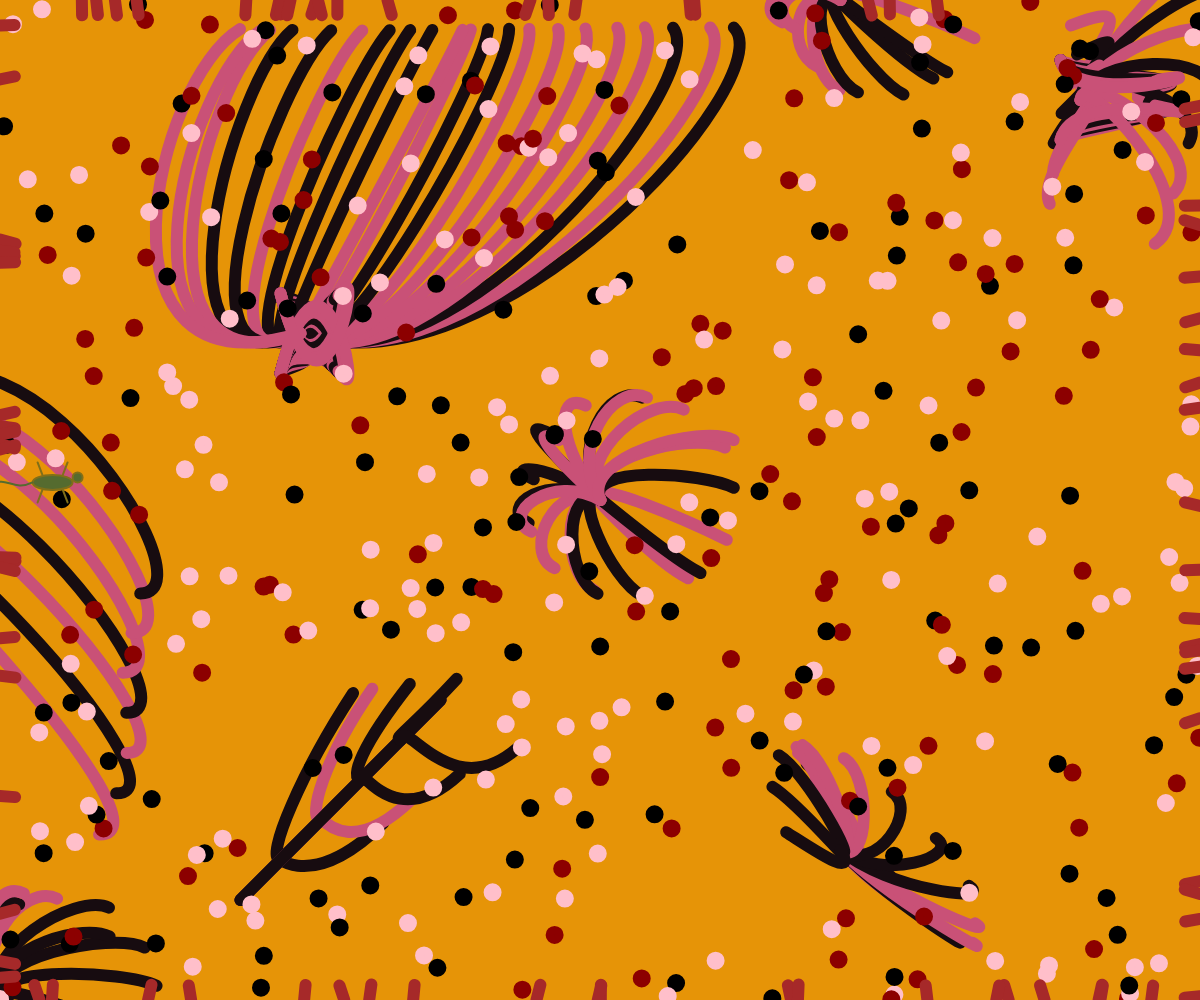
Frame 1 (no input)
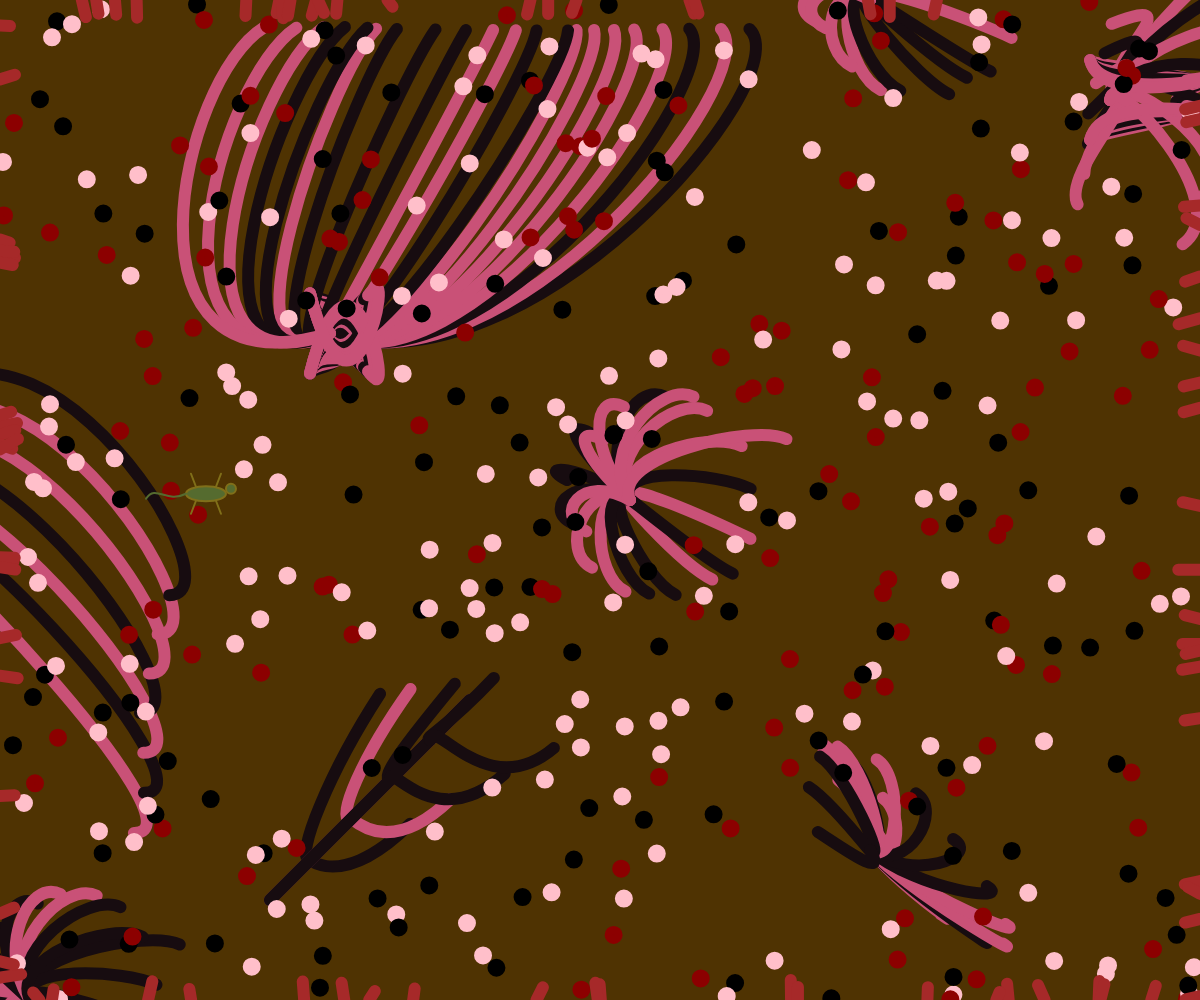
Frame 60 (no input)
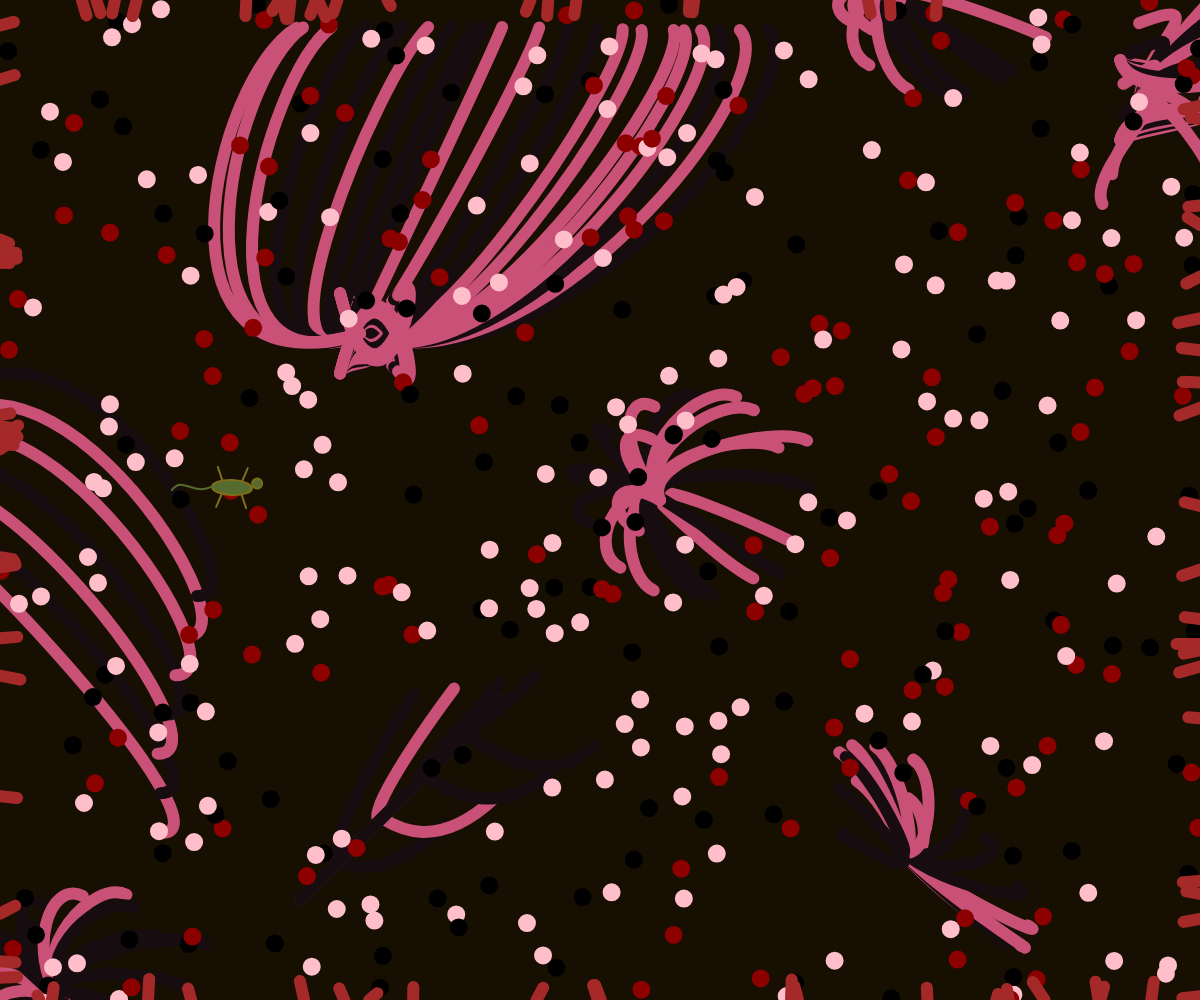
Frame 120 (the mouse pressed at the canvas centre since frame 60)

The p5.js sketch that drew these frames (run headless with seeded random() and noise() and a simulated clock; from frame 60 on, the mouse is pressed at the canvas centre):

// p5.js sketch
// ── sketch.js
let flowers =[];
let numFlowers =4;

let dots = [];
let numDots = 400

let colorB = 91;
let inc = -1;

let grasses = []
let grassNum = 60
//Initialise flower array
function initialiseFlowers() {
  // Clear the array
  flowers = []; 
  //To make the graphic form the imprssion of the orignial work
  flowers.push(new Flower(
        width/4, 
        height/3,
        22,
        0)); 
  flowers.push(new Flower(
      width/10*9, 
      height/10,
      8,
      1));
  // flowers.push(new Flower(
  //   width+75, 
  //   height/10*6,
  //   9,
  //   2));
  flowers.push(new Flower(
    width/2, 
    height/2,
    20,
    3));

  flowers.push(new Flower(
    (width/10)*7, 
    0,
    20,
    3));
  flowers.push(new Flower(
    0, 
    height,
    20,
    3));
  flowers.push(new Flower(
    width/10*7, 
    height/10*8.5,
      20,
      4));
  flowers.push(new Flower(
    width/5, 
    height/10*9,
    5,
    5));
  flowers.push(new Flower(
    -170, 
    height/2,
    8,
    6));
    if (width>1000 && height>1000){
    //if the canvsa too big, add more random flower
      for (let i = 0; i < numFlowers; i++) {
         let flower = new Flower(
          random(width), 
          random(height),
          floor(random(18,25)),
          floor(random(2,5)))
    flowers.push(flower); 
  }
    }
    

  // Instantiate all the flower objects with random values as outlined above
  // for (let i = 0; i < numFlowers; i++) {
  //   let flower = new Flower(
  //     random(width), 
  //     random(height),
  //     floor(random(1,20)),
  //     floor(random(7)))
  //   flowers.push(flower); 
  // }
}
// Instantiate all the dots objects
function initialiseDots() {
  dots = []; //if the canvsa too big, add more dots
  if (width>1000 && height>1000){

    numDots +=300
  }
  for (let i = 0; i < numDots; i++) {
    let dot = new Dot(
      random(width), 
      random(height),
      Math. floor(random(0,3)))
    dots.push(dot); 
    
  }
  
}
// Instantiate all the grass objects
function initialiseGrass() {
  //if the canvsa too big, add more grass
  if (width>1000 || height>1000){
    
     grassNum +=20
  }
  for (let i = 0; i < grassNum; i++) {
    let posy = random(height);
    let posx = random(width);
    let diffY = random(-5, 5);
    let diffX = random(-5, 5);

    if (i < grassNum / 4) {
      // Left side
      //grass.push({x1: 0, y1: posy, x2: 15, y2: posy + diffY});
      let grass = new Grass(
        0, 
        posy,
        15,
        posy + diffY)
      grasses.push(grass); 
    } else if (i >= grassNum / 4 && i < grassNum / 2) {
      // Right side
      //grass.push({x1: width, y1: posy, x2: width - 15, y2: posy + diffY});
      let grass = new Grass(
        width, 
        posy,
        width-15,
        posy + diffY)
      grasses.push(grass); 
    } else if (i >= grassNum / 2 && i < 3 * grassNum / 4) {
      // Top
      //grass.push({x1: posx, y1: 0, x2: posx + diffX, y2: 15});
      let grass = new Grass(
        posx, 
        0,
        posx+diffX,
        15)
      grasses.push(grass); 
    } else {
      // Bottom
      //grass.push({x1: posx, y1: height, x2: posx + diffX, y2: height - 15});
      let grass = new Grass(
        posx, 
        height,
        posx+diffX,
        height-15)
      grasses.push(grass); 
    }
  }
}
function setup() {
  createCanvas(windowWidth, windowHeight);
  colorMode(HSB);
  angleMode(DEGREES);
  initialiseFlowers();
  initialiseDots();
  initialiseGrass();
  lizard = new Lizard(50, height/2-20, 1); 

}

function draw() {
  createCanvas(windowWidth, windowHeight);
  colorB += inc
  if (colorB >= 150 || colorB <= -20) {
    inc = -inc; // Reverse the increment direction when limits are reached
    colorB = constrain(colorB, 0, 360); // Constrain the value to be within 0-360
  }

  angleMode(DEGREES)

  background(38, 97, colorB);
  //Draww all the objects
  for(const flower of flowers){
    flower.update()
    flower.display();
  }
  for(const dot of dots){
    dot.update()
    dot.display();
  }
  for(const grass of grasses){
    grass.update()
    grass.display();

  }
  lizard.update(); 
  lizard.display(); 
  //drawGrass();
}
// draw grass function now is class
// function drawGrass() {
//   for (let i = 0; i < grassNum; i++) {
//     let blade = grass[i];
//     strokeWeight(12);
//     stroke(color(0, 75, 65)); 
//     line(blade.x1, blade.y1, blade.x2, blade.y2);
//   }
// }

// ── Dots.js
class Dot {

  // position,number of Dots 
  constructor(x, y, colourNum) {
    this.x = x;
    this.y = y;
    this.colourNum = colourNum
    //Three different colours
    switch (this.colourNum) {
      case 0:
        this.colour = color(350, 25, 100);
        break;
      case 1:
        this.colour = color(0,0,0);
        break;
      case 2:
        this.colour = color(0, 100, 55);
        break;
    }
  }

  display() {
    push();

    strokeWeight(8);
    stroke(this.colour)
    fill(this.colour);
    circle(this.x,this.y,10)
    pop();
  


}
update(){
  this.x += 1
  if(this.x>width){
    this.x = 0
  }
}
}
// ── Flower.js
class Flower {

  // position,leavenumber, Shape selection
  constructor(x, y, leaveNumber, shape) {
    this.x = x;
    this.y = y;
    this.leaveNumber = leaveNumber;
    this.shape = shape;
    this.colours = [];  // Array to hold colors for each leaf
    this.offset = random(1000); // Unique offset for each flower for variation
    this.scale = 1;

    // Initialize colors for each leaf
    for (let i = 0; i < this.leaveNumber; i++) {

      let colourNum = Math.floor(random(0, 2));  // Randomize color choice
      switch (colourNum) {
        case 0:
          this.colours.push(color(341, 60, 79));
          break;
        case 1:
          this.colours.push(color(338, 48, 9));
          break;
      }
    }
  }

  display() {
    for (let e = 1; e < this.leaveNumber; e++) {
      push();
      scale(this.scale)
      this.moveX = noise(this.offset+e*0.2)*100;
      this.moveY = noise(this.offset+e*0.1)*10;
      strokeWeight(12);
      stroke(this.colours[e]);  // Use stored color for each leaf
      noFill();
      switch (this.shape) {
        //The big flower with node
        case 0:

           curve(this.x-900+100*e+this.moveX, this.y-700-this.moveY,
                this.x, this.y, 
                this.x+400-e*25+this.moveX, this.y-300-this.moveY, 
                this.x-400+e*40+this.moveX, this.y-300-this.moveY)
          
           curve(
                    this.x - 10 * e,
                    this.y + 50 * e,
                    this.x - 20,
                    this.y + 40,
                    this.x + 2 * e,
                    this.y + 2 * e,
                    this.x * 0.5,
                    this.y * 0.5
                    );
            curve(
                      this.x - 10 * e,
                      2 * this.y - (this.y + 50 * e),
                      this.x - 20,
                      2 * this.y - (this.y + 40),
                      this.x + 2 * e,
                      2 * this.y - (this.y + 2 * e),
                      this.x * 0.5,
                      2 * this.y - (this.y * 0.5)
                      );
          
          break;

          //The Bug like flower
        case 1:
          curve(this.x-50*e+this.moveX, this.y+200-this.moveY,
            this.x, this.y, 
            this.x-60-5*e+this.moveX, this.y-100+30*e-this.moveY, 
            this.x-600+100*e, this.y+200-this.moveY)

           curve(this.x+this.moveX, this.y+200+20*e-this.moveY,
                this.x, this.y, 
                this.x+150-20*e+this.moveX, this.y-200+50*e-this.moveY, 
                 this.x+300-100*e+this.moveX, this.y+250-this.moveY)
           curve(
                  this.x - 10 * e+this.moveX,
                  this.y + 50 * e,
                  this.x - 20,
                  this.y + 40,
                  this.x + 2 * e+this.moveX,
                  this.y + 2 * e-this.moveY,
                  this.x * 0.5+this.moveX,
                  this.y * 0.5-this.moveY
                  );
            curve(
                    this.x - 10 * e+this.moveX,
                    2 * this.y - (this.y + 50 * e)-this.moveY,
                    this.x - 20,
                    2 * this.y - (this.y + 40),
                    this.x + 2 * e+this.moveX,
                    2 * this.y - (this.y + 2 * e)-this.moveY,
                    this.x * 0.5+this.moveX,
                    2 * this.y - (this.y * 0.5)-this.moveY
                    );
          break;
          //The wave like flower on right

        case 2:
          curve(
            this.x + 60 * e+this.moveX, 
            this.y - 300 * e-this.moveY, 
            this.x,
            this.y,
            this.x - 190 - 12 * e+this.moveX, 
            this.y - 380 + 40 * e-this.moveY,
            this.x * 0.3 + 450+this.moveX,
            this.y *0.8 + 100-this.moveY);
            break;
          //The perfect flower in the centre

        case 3:
          curve(this.x+200+this.moveX, this.y+200-this.moveY,
                this.x, this.y,
                this.x+cos(e*55)*100+this.moveX, this.y+sin(e*55)*100-this.moveY, 
                this.x+200, this.y+100-this.moveY)
                
                break;
        //The thin flower pointing to the left corner

        case 4:
          curve(
            this.x-200+this.moveX, this.y-200-this.moveY,
            this.x, this.y,
            this.x-sin(e*25)*100+this.moveX, this.y-100*sin(e*28)-this.moveY,
            this.x-200+this.moveX, this.y-100-this.moveY);
            break;
        //The rib like flower, LN cant go up to 7 or higher

        case 5:
          line(this.x, this.y,
            this.x+200, this.y-200
         );
         curve(this.x+200+this.moveX, this.y-200-this.moveY,
          this.x+40*e, this.y-40*e,
          this.x+80+20*e+this.moveX, this.y-200-5*e-this.moveY,
          this.x+300+30*e+this.moveX, this.y-500-this.moveY)
          curve(this.x+200+this.moveX, this.y-this.moveY,
            this.x+40*e, this.y-40*e,
            this.x+100+30*e+this.moveX, this.y-50-25*e-this.moveY,
            this.x+500+this.moveX, this.y-500-this.moveY)
  
          break;
        //The wave like flower number 2 on left

          case 6:
            curve(
              2 * this.x - (this.x + 60 * e)+this.moveX, 
              2 * this.y - (this.y - 300 * e)-this.moveY,
              2 * this.x - this.x,
              2 * this.y - this.y,
              2 * this.x - (this.x - 190 - 12 * e)+this.moveX,
              2 * this.y - (this.y - 380 + 40 * e)-this.moveY,
              2 * this.x - (this.x * 0.3 + 450)+this.moveX,
              2 * this.y - (this.y * 0.8 + 100)-this.moveY
            );
            break;
            
          }
          pop();
          this.offset += 0.0005
  }
}
    update(){
      this.scale += 0.000001
      this.x += 0.5; // Horizontal drift
      if (this.x - 130 > width) {
        this.x = -130;
    }
}    
}
// ── Grass.js
class Grass {

  // position,number of Dots 
  constructor(x, y,x1,y1) {
    this.x = x;
    this.y = y;
    this.x1 = x1;
    this.y1 = y1;
  }

  display() {
    push();

    strokeWeight(12);
    stroke(color(0, 75, 65));
    line(this.x, this.y, this.x1, this.y1);
    pop();
  


}
  update() {
    this.x1 += random(-0.6,0.6)
    this.y1 += random(-0.6,0.6)





}
}
// ── Lizard.js
class Lizard {
  constructor(x, y, scale) {
    this.x = x;
    this.y = y;
    this.scale = scale; // Scale factor to adjust the size of the lizard
    this.angle = 0
    this.offset = random(1000);
  }

  display() {

    stroke(50, 80, 50);
    fill(82, 56, 42); 
    strokeWeight(2);
    
    push();

    translate(this.x, this.y); // Translates to the lizard's position
    rotate(this.angle)
    scale(this.scale); // Scales the lizard based on the scale factor

    // body
    ellipse(0, 0, 40, 15);

    //head
    ellipse(25, -5, 10, 10);

    //legs
    line(10, 7, 15, 20); // Front leg
    line(10, -7, 15, -20); // Front leg raised
    line(-10, 7, -15, 20); // Back leg
    line(-10, -7, -15, -20); // Back leg raised

    // Draw the tail
    noFill();
    stroke(82, 56, 42);
    bezier(-20, 0, -40, 10, -50, -10, -60, 5);

    pop(); // Restore original state
  }

  //update method to move the lizard
  update() {
    if (frameCount%120 == 0){
      this.angle +=random(-30,30)
    }
    if(colorB>20){
      this.x += noise(this.offset)*5; 
      this.y += noise(this.offset)*5*random(-1,1); 
    if (this.x - 30 > width) {
      this.x = -30;}
    if (this.y - 30 > height) {
      this.y = -30;}
  }
}
}
